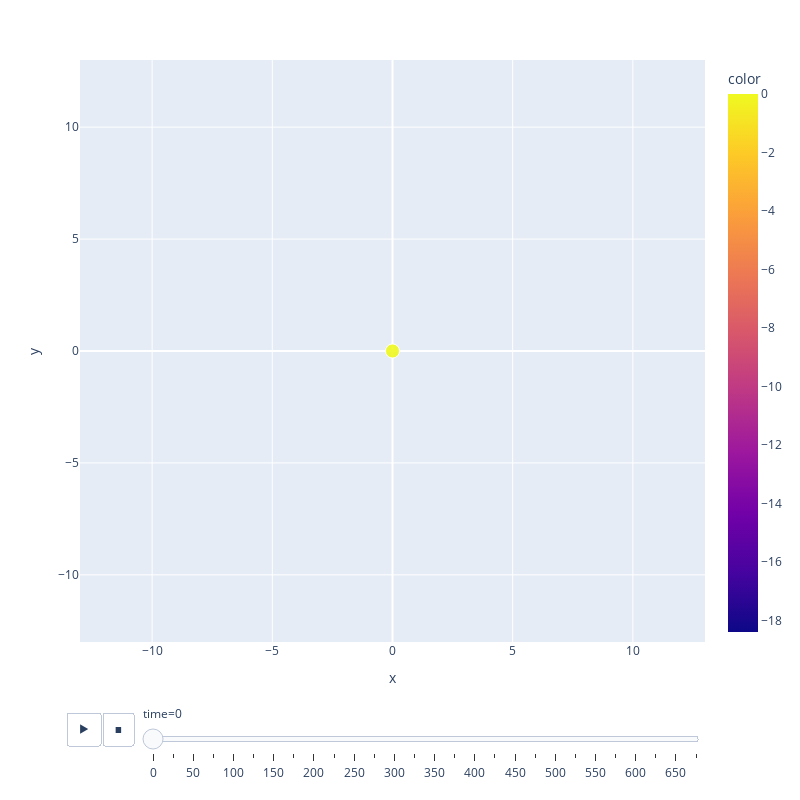

Notebook code cell kept with this figure:
### Code cell
my_claster.vizualization()

### Figure 1 — Plotly figure (JSON) as saved in the notebook; plotly's stock layout.template omitted (floating-point values rounded to 4 significant figures; data arrays with more than 128 entries replaced by an {"elided": "..."} marker saying what was removed)
{"data": [{"hovertemplate": "time=0<br>x=%{x}<br>y=%{y}<br>type=%{marker.size}<br>color=%{marker.color}<extra></extra>", "legendgroup": "", "marker": {"color": {"elided": "1458 float values"}, "coloraxis": "coloraxis", "size": {"elided": "1458 int values"}, "sizemode": "area", "sizeref": 0.01, "symbol": "circle"}, "mode": "markers", "name": "", "orientation": "v", "showlegend": false, "type": "scatter", "x": {"elided": "1458 int values"}, "xaxis": "x", "y": {"elided": "1458 int values"}, "yaxis": "y"}], "layout": {"coloraxis": {"colorbar": {"title": {"text": "color"}}, "colorscale": [[0, "#0d0887"], [0.1111, "#46039f"], [0.2222, "#7201a8"], [0.3333, "#9c179e"], [0.4444, "#bd3786"], [0.5556, "#d8576b"], [0.6667, "#ed7953"], [0.7778, "#fb9f3a"], [0.8889, "#fdca26"], [1, "#f0f921"]]}, "height": 800, "legend": {"itemsizing": "constant", "tracegroupgap": 0}, "margin": {"t": 60}, "sliders": [{"active": 0, "currentvalue": {"prefix": "time="}, "len": 0.9, "pad": {"b": 10, "t": 60}, "steps": [{"args": [["0"], {"frame": {"duration": 0, "redraw": false}, "fromcurrent": true, "mode": "immediate", "transition": {"duration": 0, "easing": "linear"}}], "label": "0", "method": "animate"}, {"args": [["25"], {"frame": {"duration": 0, "redraw": false}, "fromcurrent": true, "mode": "immediate", "transition": {"duration": 0, "easing": "linear"}}], "label": "25", "method": "animate"}, {"args": [["50"], {"frame": {"duration": 0, "redraw": false}, "fromcurrent": true, "mode": "immediate", "transition": {"duration": 0, "easing": "linear"}}], "label": "50", "method": "animate"}, {"args": [["75"], {"frame": {"duration": 0, "redraw": false}, "fromcurrent": true, "mode": "immediate", "transition": {"duration": 0, "easing": "linear"}}], "label": "75", "method": "animate"}, {"args": [["100"], {"frame": {"duration": 0, "redraw": false}, "fromcurrent": true, "mode": "immediate", "transition": {"duration": 0, "easing": "linear"}}], "label": "100", "method": "animate"}, {"args": [["125"], {"frame": {"duration": 0, "redraw": false}, "fromcurrent": true, "mode": "immediate", "transition": {"duration": 0, "easing": "linear"}}], "label": "125", "method": "animate"}, {"args": [["150"], {"frame": {"duration": 0, "redraw": false}, "fromcurrent": true, "mode": "immediate", "transition": {"duration": 0, "easing": "linear"}}], "label": "150", "method": "animate"}, {"args": [["175"], {"frame": {"duration": 0, "redraw": false}, "fromcurrent": true, "mode": "immediate", "transition": {"duration": 0, "easing": "linear"}}], "label": "175", "method": "animate"}, {"args": [["200"], {"frame": {"duration": 0, "redraw": false}, "fromcurrent": true, "mode": "immediate", "transition": {"duration": 0, "easing": "linear"}}], "label": "200", "method": "animate"}, {"args": [["225"], {"frame": {"duration": 0, "redraw": false}, "fromcurrent": true, "mode": "immediate", "transition": {"duration": 0, "easing": "linear"}}], "label": "225", "method": "animate"}, {"args": [["250"], {"frame": {"duration": 0, "redraw": false}, "fromcurrent": true, "mode": "immediate", "transition": {"duration": 0, "easing": "linear"}}], "label": "250", "method": "animate"}, {"args": [["275"], {"frame": {"duration": 0, "redraw": false}, "fromcurrent": true, "mode": "immediate", "transition": {"duration": 0, "easing": "linear"}}], "label": "275", "method": "animate"}, {"args": [["300"], {"frame": {"duration": 0, "redraw": false}, "fromcurrent": true, "mode": "immediate", "transition": {"duration": 0, "easing": "linear"}}], "label": "300", "method": "animate"}, {"args": [["325"], {"frame": {"duration": 0, "redraw": false}, "fromcurrent": true, "mode": "immediate", "transition": {"duration": 0, "easing": "linear"}}], "label": "325", "method": "animate"}, {"args": [["350"], {"frame": {"duration": 0, "redraw": false}, "fromcurrent": true, "mode": "immediate", "transition": {"duration": 0, "easing": "linear"}}], "label": "350", "method": "animate"}, {"args": [["375"], {"frame": {"duration": 0, "redraw": false}, "fromcurrent": true, "mode": "immediate", "transition": {"duration": 0, "easing": "linear"}}], "label": "375", "method": "animate"}, {"args": [["400"], {"frame": {"duration": 0, "redraw": false}, "fromcurrent": true, "mode": "immediate", "transition": {"duration": 0, "easing": "linear"}}], "label": "400", "method": "animate"}, {"args": [["425"], {"frame": {"duration": 0, "redraw": false}, "fromcurrent": true, "mode": "immediate", "transition": {"duration": 0, "easing": "linear"}}], "label": "425", "method": "animate"}, {"args": [["450"], {"frame": {"duration": 0, "redraw": false}, "fromcurrent": true, "mode": "immediate", "transition": {"duration": 0, "easing": "linear"}}], "label": "450", "method": "animate"}, {"args": [["475"], {"frame": {"duration": 0, "redraw": false}, "fromcurrent": true, "mode": "immediate", "transition": {"duration": 0, "easing": "linear"}}], "label": "475", "method": "animate"}, {"args": [["500"], {"frame": {"duration": 0, "redraw": false}, "fromcurrent": true, "mode": "immediate", "transition": {"duration": 0, "easing": "linear"}}], "label": "500", "method": "animate"}, {"args": [["525"], {"frame": {"duration": 0, "redraw": false}, "fromcurrent": true, "mode": "immediate", "transition": {"duration": 0, "easing": "linear"}}], "label": "525", "method": "animate"}, {"args": [["550"], {"frame": {"duration": 0, "redraw": false}, "fromcurrent": true, "mode": "immediate", "transition": {"duration": 0, "easing": "linear"}}], "label": "550", "method": "animate"}, {"args": [["575"], {"frame": {"duration": 0, "redraw": false}, "fromcurrent": true, "mode": "immediate", "transition": {"duration": 0, "easing": "linear"}}], "label": "575", "method": "animate"}, {"args": [["600"], {"frame": {"duration": 0, "redraw": false}, "fromcurrent": true, "mode": "immediate", "transition": {"duration": 0, "easing": "linear"}}], "label": "600", "method": "animate"}, {"args": [["625"], {"frame": {"duration": 0, "redraw": false}, "fromcurrent": true, "mode": "immediate", "transition": {"duration": 0, "easing": "linear"}}], "label": "625", "method": "animate"}, {"args": [["650"], {"frame": {"duration": 0, "redraw": false}, "fromcurrent": true, "mode": "immediate", "transition": {"duration": 0, "easing": "linear"}}], "label": "650", "method": "animate"}, {"args": [["675"], {"frame": {"duration": 0, "redraw": false}, "fromcurrent": true, "mode": "immediate", "transition": {"duration": 0, "easing": "linear"}}], "label": "675", "method": "animate"}], "x": 0.1, "xanchor": "left", "y": 0, "yanchor": "top"}], "updatemenus": [{"buttons": [{"args": [null, {"frame": {"duration": 500, "redraw": false}, "fromcurrent": true, "mode": "immediate", "transition": {"duration": 500, "easing": "linear"}}], "label": "&#9654;", "method": "animate"}, {"args": [[null], {"frame": {"duration": 0, "redraw": false}, "fromcurrent": true, "mode": "immediate", "transition": {"duration": 0, "easing": "linear"}}], "label": "&#9724;", "method": "animate"}], "direction": "left", "pad": {"r": 10, "t": 70}, "showactive": false, "type": "buttons", "x": 0.1, "xanchor": "right", "y": 0, "yanchor": "top"}], "width": 800, "xaxis": {"anchor": "y", "domain": [0, 1], "range": [-13, 13], "title": {"text": "x"}}, "yaxis": {"anchor": "x", "domain": [0, 1], "range": [-13, 13], "title": {"text": "y"}}}}
